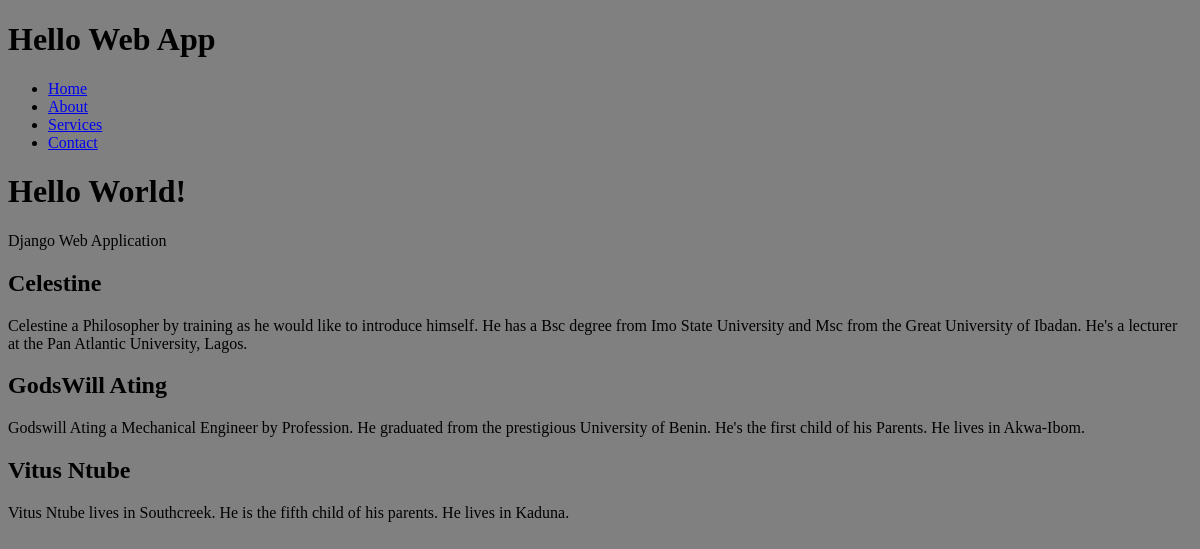
Before: / with the older database file.
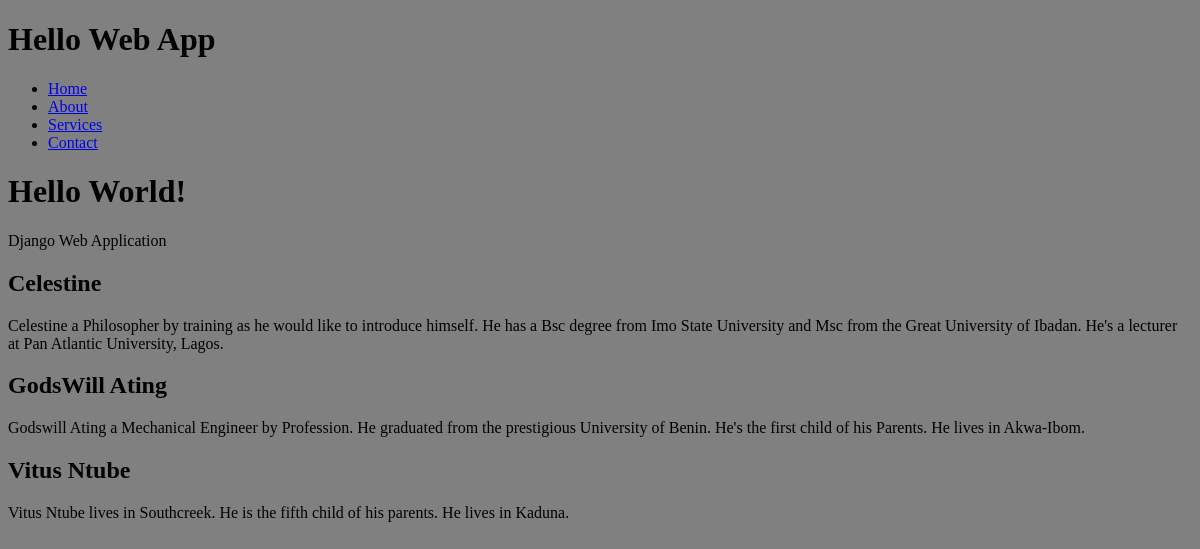
After: the same page with the newer database file.
### collection/models.py (models this page shows)
class Profile(models.Model):
    name = models.CharField(max_length=255)
    description = models.TextField()
    slug = models.SlugField(unique=True)

### collection/views.py (the view)
# urls.py: url(r'^$', 'collection.views.index', name='home'),
def index(request):
    profiles = Profile.objects.all().order_by("name")
    return render(request, "index.html", {"profiles": profiles},)

### collection/templates/index.html (shortened to what this page needs)
{% extends 'layouts/base.html' %}
{% load humanize %}
  {% block content %}
    <h1>Hello World!</h1>
    <p>Django Web Application</p>
    {% for Profile in profiles %}
      <h2>{{ Profile.name}}</h2>
      <p>{{ Profile.description }}</p>
    {% endfor %}
  {% endblock %}

### collection/templates/layouts/base.html (shortened to what this page needs)
{% load staticfiles %}
<!doctype html>
<html>
  <head>
    <link rel="stylesheet" href="{% static 'css/style.css' %}"/>
  </head>
  <body>
    <header>
      <h1>Hello Web App</h1>
      <nav>
        <ul>
          <li><a href="{% url 'home' %}">Home</a></li>
          <li><a href = "{% url 'about'%}">About</a></li>
          <li><a href = "{% url 'service'%}">Services</a></li>
          <li><a href = "{% url 'contact'%}">Contact</a></li>
        </ul>
      </nav>
    </header>
    {% block content %}{% endblock %}
  </body>
</html>

### collection/static/css/style.css (style rules this page uses)
body { background-color: gray; }

Changed rows visible on the page:
changed Profile "Celestine": description "…He's a lecturer at the Pan Atlantic University, Lagos." → "…He's a lecturer at Pan Atlantic University, Lagos."
